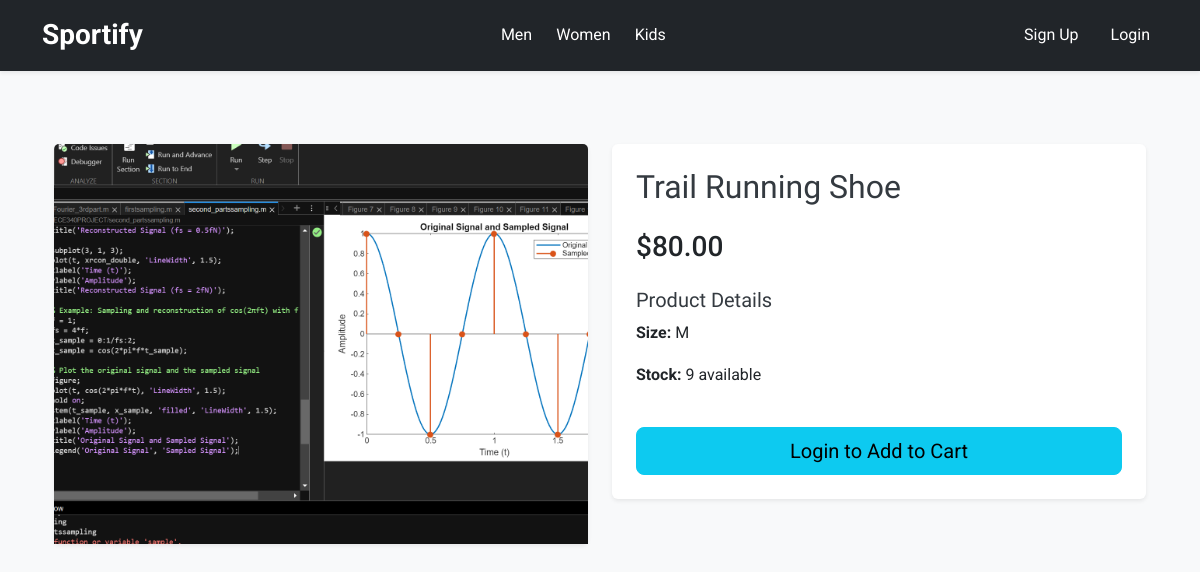
The page /product/FootwearSubCategory/1 on the database as committed earlier.
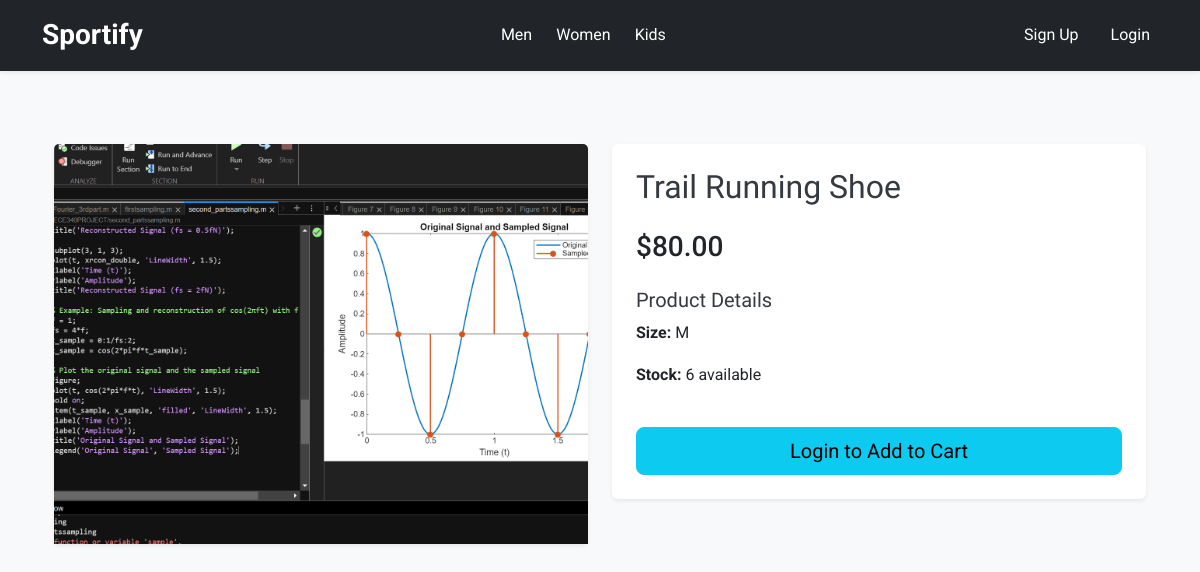
The same page on the database as committed later.
### models.py (models this page shows, shortened)
class FootwearSubCategory(db.Model):
    __tablename__ = 'footwear_subcategories'
    id = db.Column(db.Integer, primary_key=True)
    footwear_id = db.Column(db.Integer, db.ForeignKey('footwear.id'), nullable=False)
    type = db.Column(db.String, nullable=False)
    price = db.Column(db.Float, nullable=False)
    size = db.Column(db.String, nullable=False)
    quantity = db.Column(db.Integer, nullable=False, default=0)
    for_gender = db.Column(db.String, nullable=False)
    image = db.Column(db.String, nullable=True)

### routes.py (the view)
    @app.route('/product/<product_type>/<int:product_id>')
    def product_detail(product_type, product_id):
        model = globals().get(product_type)
        if not model:
            flash('Invalid product type.', 'danger')
            return redirect(url_for('index'))
        product = model.query.get_or_404(product_id)
        promotion = Promotion.query.filter_by(product_type=product_type, product_id=product_id, active=True).first()
        if promotion and not promotion.is_active():
            promotion = None
        if current_user.is_authenticated:
            cart_count = Cart.query.filter_by(user_id=current_user.uid).count()
        else:
            cart_count = 0
        return render_template('product_detail.html', product=product, promotion=promotion, cart_count=cart_count)

### models.py (called while the page is built)
    def is_active(self):
        now = datetime.utcnow()
        if self.active and (self.end_date is None or self.end_date > now):
            return True
        return False

### templates/product_detail.html (shortened to what this page needs)
{% extends "base.html" %}
{% block content %}
<div class="container py-5">
    <div id="messageContainer" class="position-fixed top-0 end-0 p-3" style="z-index: 1050"></div>
    <div class="row">
        <div class="col-md-6 mb-4">
            <div class="card border-0 shadow-sm">
                <img src="{{ url_for('static', filename='images/placeholder.jpg') }}"
                     class="card-img-top img-fluid"
                     alt="{{ product.type }}"
                     style="object-fit: cover; height: 400px;">
            </div>
        </div>
        <div class="col-md-6">
            <div class="card border-0 shadow-sm p-4">
                <h2 class="mb-4">{{ product.type }}</h2>
                <div class="mb-4">
                    {% if promotion %}
                    <div class="d-flex align-items-center">
                        <del class="text-muted h5 mb-0">${{ "%.2f"|format(promotion.old_price) }}</del>
                        <span class="text-danger h3 mb-0 ms-3">${{ "%.2f"|format(promotion.discounted_price) }}</span>
                        <span class="badge bg-danger ms-3">SALE</span>
                    </div>
                    {% else %}
                    <span class="h3">${{ "%.2f"|format(product.price) }}</span>
                    {% endif %}
                </div>
                <div class="mb-4">
                    <h5>Product Details</h5>
                    <p><strong>Size:</strong> {{ product.size }}</p>
                    <p><strong>Stock:</strong> {{ product.quantity }} available</p>
                </div>
                {% if current_user.is_authenticated %}
                    <button type="button"
                            onclick="console.log('Button clicked'); handleAddToCart({{ product.id }}, '{{ product.__class__.__name__ }}')"
                            class="btn btn-primary btn-lg w-100">
                        Add to Cart
                    </button>
                {% else %}
                    <a href="{{ url_for('login') }}" class="btn btn-info btn-lg w-100">Login to Add to Cart</a>
                {% endif %}
            </div>
        </div>
    </div>
</div>
{% endblock %}

Rows that differ between the two databases and show on the page:
changed FootwearSubCategory "Trail Running Shoe": quantity "9" → "6"
